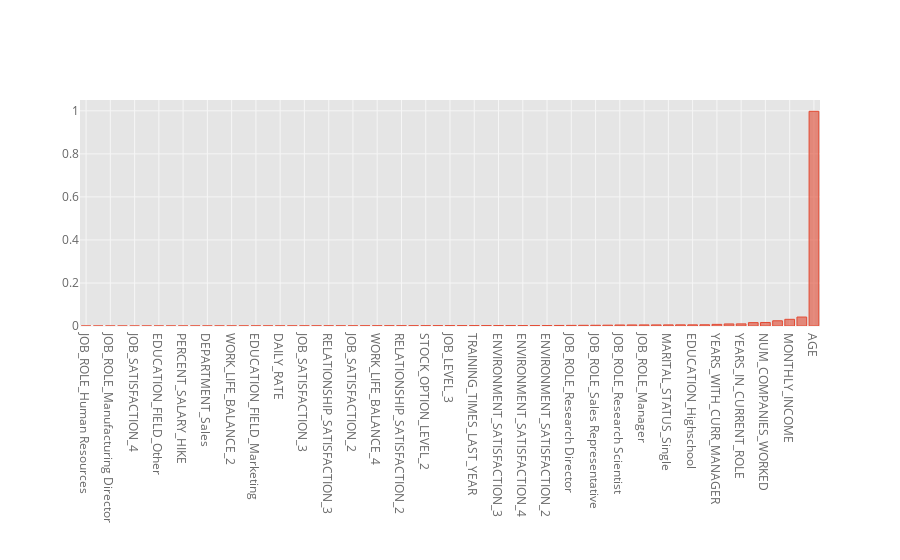

This figure's notebook cell:
### Code cell
np.abs(pca_transformed_df.iloc[1,:]).sort_values().iplot(kind="bar")

### Figure 1 — Plotly figure (JSON) as saved in the notebook; plotly's stock layout.template omitted (floating-point values rounded to 4 significant figures)
{"data": [{"marker": {"color": "rgba(226, 74, 51, 0.6)", "line": {"color": "rgba(226, 74, 51, 1.0)", "width": 1}}, "name": "1", "orientation": "v", "text": "", "type": "bar", "x": ["JOB_ROLE_Human Resources", "PERFORMANCE_RATING", "JOB_ROLE_Manufacturing Director", "OVER_TIME_Yes", "JOB_SATISFACTION_4", "JOB_INVOLVEMENT_3", "EDUCATION_FIELD_Other", "EDUCATION_PHD", "PERCENT_SALARY_HIKE", "HOURLY_RATE", "DEPARTMENT_Sales", "EDUCATION_FIELD_Technical Degree", "WORK_LIFE_BALANCE_2", "DEPARTMENT_Research & Development", "EDUCATION_FIELD_Marketing", "JOB_INVOLVEMENT_2", "DAILY_RATE", "WORK_LIFE_BALANCE_3", "JOB_SATISFACTION_3", "STOCK_OPTION_LEVEL_3", "RELATIONSHIP_SATISFACTION_3", "JOB_INVOLVEMENT_4", "JOB_SATISFACTION_2", "EDUCATION_College  ", "WORK_LIFE_BALANCE_4", "JOB_ROLE_Sales Executive", "RELATIONSHIP_SATISFACTION_2", "JOB_LEVEL_2", "STOCK_OPTION_LEVEL_2", "MONTHLY_RATE", "JOB_LEVEL_3", "BUSINESS_TRAVEL_Travel_Frequently", "TRAINING_TIMES_LAST_YEAR", "EDUCATION_FIELD_Medical", "ENVIRONMENT_SATISFACTION_3", "JOB_ROLE_Laboratory Technician", "ENVIRONMENT_SATISFACTION_4", "EDUCATION_FIELD_Life Sciences", "ENVIRONMENT_SATISFACTION_2", "RELATIONSHIP_SATISFACTION_4", "JOB_ROLE_Research Director", "BUSINESS_TRAVEL_Travel_Rarely", "JOB_ROLE_Sales Representative", "JOB_LEVEL_5", "JOB_ROLE_Research Scientist", "EDUCATION_Master", "JOB_ROLE_Manager", "STOCK_OPTION_LEVEL_1", "MARITAL_STATUS_Single", "MARITAL_STATUS_Married", "EDUCATION_Highschool", "JOB_LEVEL_4", "YEARS_WITH_CURR_MANAGER", "YEARS_SINCE_LAST_PROMOTION", "YEARS_IN_CURRENT_ROLE", "YEARS_AT_COMPANY", "NUM_COMPANIES_WORKED", "DISTANCE_FROM_HOME", "MONTHLY_INCOME", "TOTAL_WORKING_YEARS", "AGE"], "y": [3.881e-05, 4.218e-05, 9.294e-05, 0.0001564, 0.0001576, 0.0001787, 0.0001941, 0.0002151, 0.0002391, 0.0003351, 0.0003381, 0.0004176, 0.0004639, 0.0005402, 0.000612, 0.0006323, 0.0006593, 0.0006885, 0.0007968, 0.0008142, 0.0008279, 0.0008379, 0.0008793, 0.001062, 0.001094, 0.001213, 0.001299, 0.001332, 0.00138, 0.001566, 0.001686, 0.001777, 0.001821, 0.001873, 0.001887, 0.001894, 0.001965, 0.001988, 0.001997, 0.002551, 0.002851, 0.003272, 0.003351, 0.003807, 0.004713, 0.004884, 0.005102, 0.005117, 0.005143, 0.005382, 0.005422, 0.005752, 0.007631, 0.009533, 0.009812, 0.01568, 0.01638, 0.0243, 0.03106, 0.04162, 0.9978]}], "layout": {"legend": {"bgcolor": "#FFFFFF", "font": {"color": "#666666"}}, "paper_bgcolor": "#FFFFFF", "plot_bgcolor": "#E5E5E5", "title": {"font": {"color": "#151516"}}, "xaxis": {"gridcolor": "#F6F6F6", "showgrid": true, "tickfont": {"color": "#666666"}, "title": {"font": {"color": "#666666"}, "text": ""}, "zerolinecolor": "#F6F6F6"}, "yaxis": {"gridcolor": "#F6F6F6", "showgrid": true, "tickfont": {"color": "#666666"}, "title": {"font": {"color": "#666666"}, "text": ""}, "zerolinecolor": "#F6F6F6"}}}
